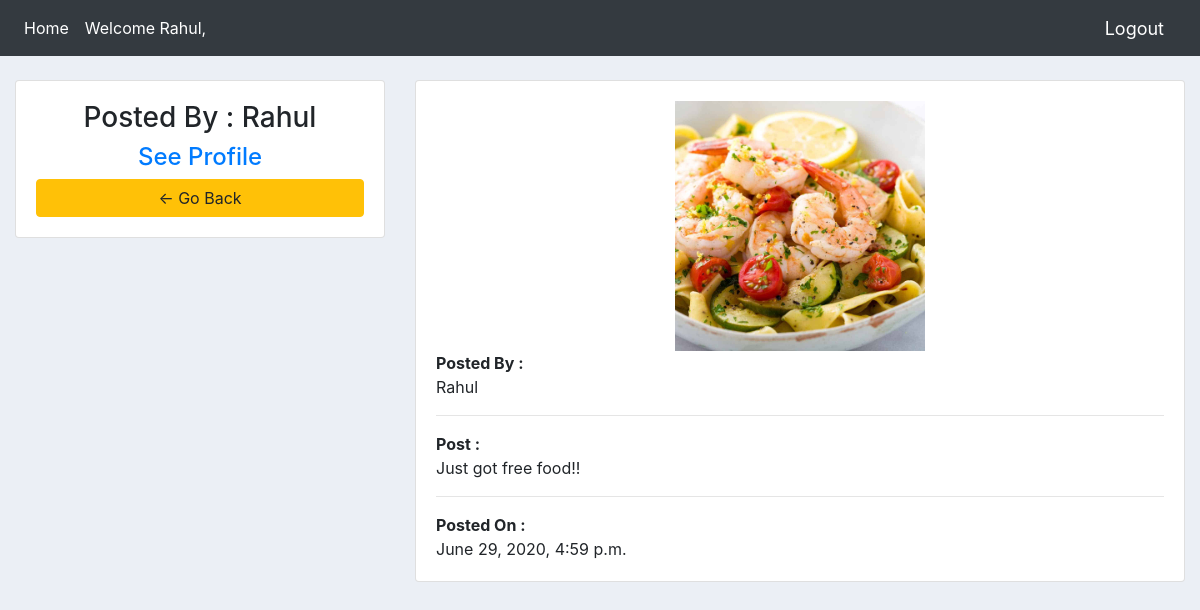
The app's page /post_details/3/ (signed in), older data.
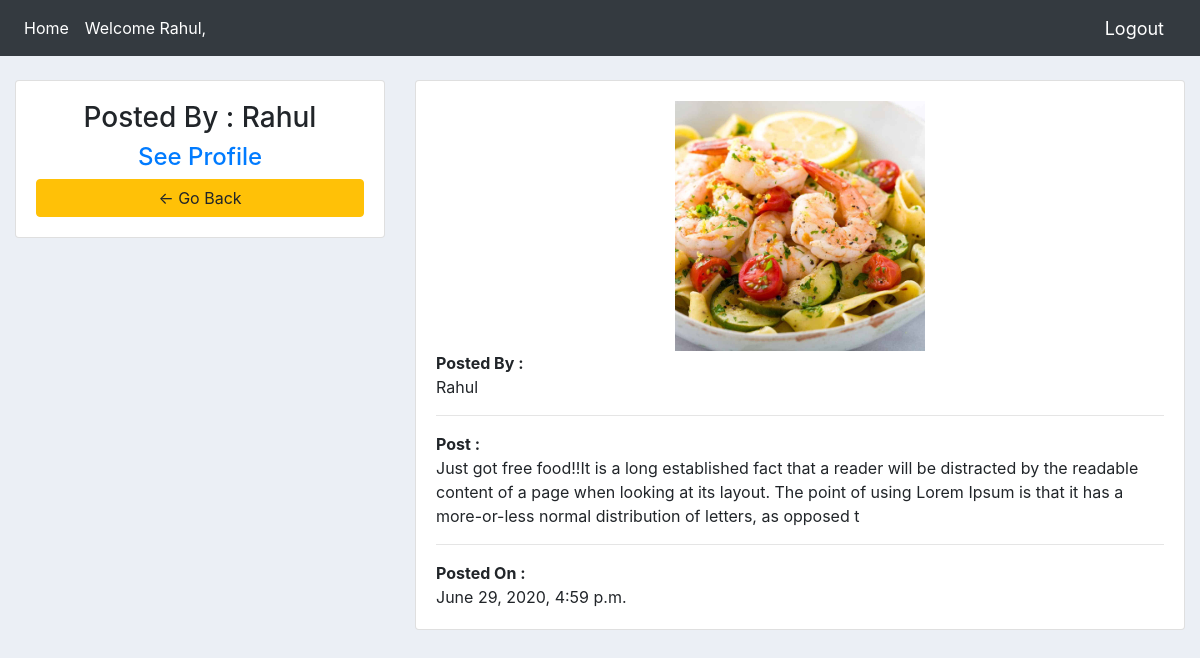
The same page, newer data.
### ecmsapp/models.py (models this page shows, shortened)
class Customer_Post(models.Model):
    customer = models.ForeignKey(Customer,null=True,on_delete=models.CASCADE)
    post = models.TextField(max_length=250,null=True)
    date_created = models.DateTimeField(auto_now_add=True)
    post_picutre = models.ImageField(null=True)

class Customer(models.Model):
    user = models.OneToOneField(User,null=True,blank=True,on_delete=models.CASCADE)
    name = models.CharField(max_length=128,null=True)
    phone = models.CharField(max_length=20,null=True)
    email = models.EmailField(max_length=128,null=True)
    profile_pic = models.ImageField(default="profile1.png",null=True,blank=True)
    date_created = models.DateTimeField(auto_now_add=True)

### ecmsapp/views.py (the view)
# urls.py: path('post_details/<str:pk>/',views.customer_post_detail,name='post_detail'),
@login_required(login_url='login')
def customer_post_detail(request,pk):
    post = Customer_Post.objects.get(id=pk)
    return render(request,'ecmsapp/customer_post_detail.html',{'Post':post})

### ecmsapp/templates/ecmsapp/customer_post_detail.html (shortened to what this page needs)
{% extends 'ecmsapp/main.html' %}
{% block content %}
<br>
<div class="row mb-4">
  <div class="col-md-4">
    <div class="card card-body mb-5">
      <h3 class="text-center">Posted By : {{Post.customer.name}}</h3>
      <h4 class="text-center"><a  href="{% url 'customer' Post.customer.id %}"> See Profile </a></h4>
      <a class="btn btn-warning" href="{% url 'home' %}"> &#8592; Go Back</a>
    </div>
  </div>
  <div class="col-md-8">
    <div class="card card-body mb-5">
          <img class="post-pic" src="{{Post.post_picutre.url}}" alt="">
          <b>Posted By : </b>{{Post.customer.name}} <br>
          <hr>
          <b>Post :</b> {{Post.post}}<br>
          <hr>
          <b>Posted On :</b>{{Post.date_created}}<br>
    </div>
  </div>
</div>
{% endblock %}

Row changes from the older to the newer data that the page shows:
changed Customer_Post "Rahul": post "Just got free food!!" → "Just got free food!!It is a long established fact that a reader will be distracted by the readable content of a page when looking at its layout. The point of using Lorem Ipsum is that it has a more-or-less normal distribution of letters, as opposed t"
